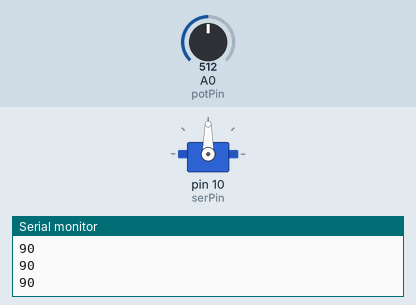
The sketch below on a simulated Arduino Uno, built with avr-gcc and run on an emulated ATmega328P. On the bench: servo, the last lines printed to the serial monitor. Inputs (shaded band) come from the test bench; at power-on: A0 (potPin) = 512.

Above: at 1.2 s.
1.3 s: A0 (potPin) set to 716
At 1.6 s:
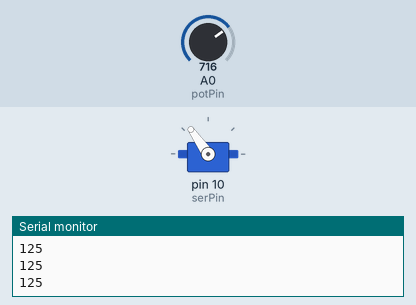
2.8 s: A0 (potPin) set to 900
At 4.0 s:
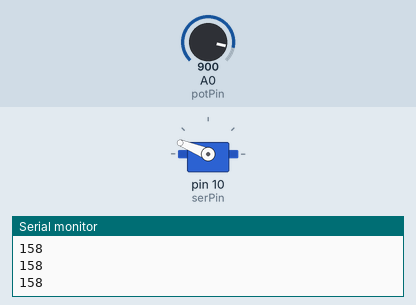
4.3 s: A0 (potPin) set to 1023
At 5.1 s:
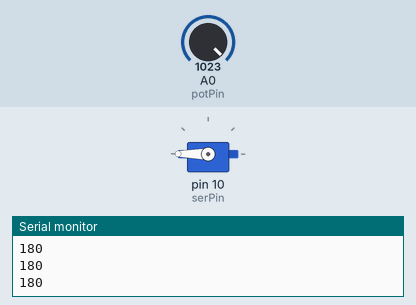
5.8 s: A0 (potPin) set to 306
At 6.1 s:
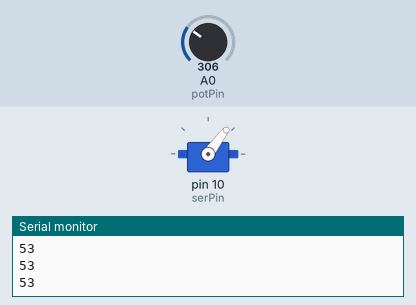
7.3 s: A0 (potPin) set to 122
At 8.5 s:
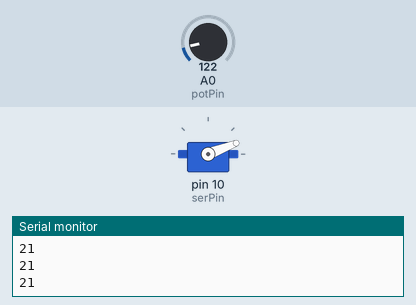
8.8 s: A0 (potPin) set to 0
At 9.9 s:
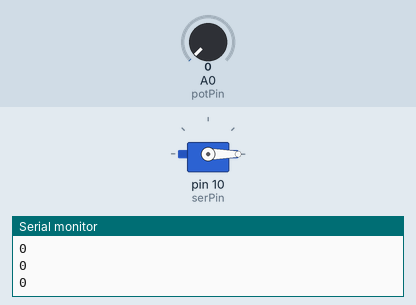
Timing chart, 0 to 11.3 s (numbered marks = the images above; inputs shaded):
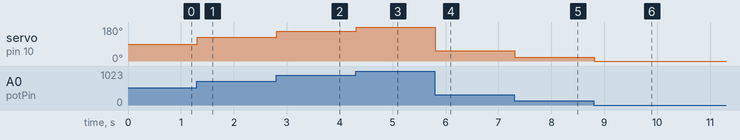

The sketch:

Latihan_12.ino
```cpp
#include <Servo.h>

int potPin = A0;
int serPin = 10;
int val;
Servo myservo;

void setup() {
  // put your setup code here, to run once:
  myservo.attach(serPin);
  Serial.begin(9600);
}

void loop() {
  // put your main code here, to run repeatedly:
  val = analogRead(potPin);
  val = map(val, 0, 1023, 0, 180);
  Serial.println(val);
  myservo.write(val);
  delay(15);
}
```

Measured:
- after the input at 1.3 s, servo on pin 10 (serPin): 90° → 125° at once
- after the input at 2.8 s, servo on pin 10 (serPin): 125° → 158° at once
- after the input at 4.3 s, servo on pin 10 (serPin): 158° → 180° at once
- after the input at 5.8 s, servo on pin 10 (serPin): 180° → 53° at once
- after the input at 7.3 s, servo on pin 10 (serPin): 53° → 21° at once
- after the input at 8.8 s, servo on pin 10 (serPin): 21° → 0° at once
